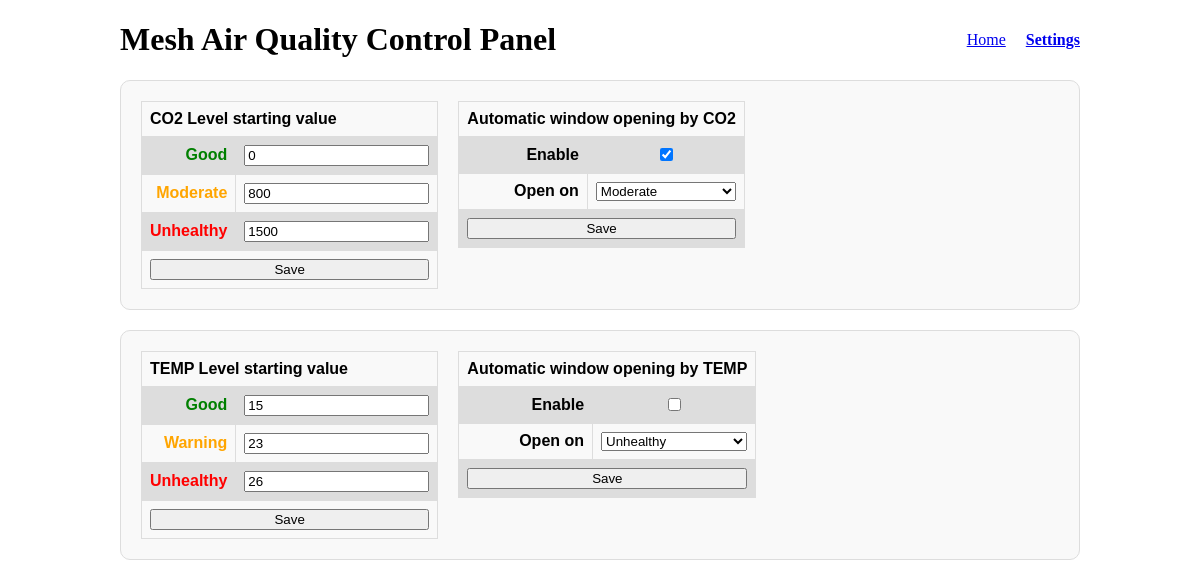
The page /settings on the database its author committed.
### Database.py (models this page shows)
class WarningLevel(Base):
    __tablename__ : str = 'WarningLevels'
    id_warning_level : int = Column(Integer, primary_key=True)
    type             : str = Column(String)
    name             : str = Column(String)
    from_value       : int = Column(Integer)
    color            : str = Column(String)
    def to_dict(self):
        return {
            "id_warning_level" : self.id_warning_level,
            "type"             : self.type,
            "name"             : self.name,
            "from_value"       : self.from_value,
            "color"            : self.color
        }

### main.py (the view)
@app.route('/settings')
def settings():
    co2levels  = [co2_level.to_dict() for co2_level in db.get_co2_levels()]
    templevels = [templevel.to_dict() for templevel in db.get_temperature_levels()]
    print('co2levels', co2levels)
    automatic_window_opening_data = {
        'status_co2'    : db.get_setting_value('automatic_window_opening_status_by_co2'),
        'on_co2_level'  : db.get_setting_value('automatic_window_opening_open_on_co2_level'),
        'status_temp'   : db.get_setting_value('automatic_window_opening_status_by_temp'),
        'on_temp_level' : db.get_setting_value('automatic_window_opening_open_on_temp_level')
    }
    try:
        automatic_window_opening_data['status_co2']    = int(automatic_window_opening_data['status_co2'])
        automatic_window_opening_data['on_co2_level']  = int(automatic_window_opening_data['on_co2_level'])
        automatic_window_opening_data['status_temp']   = int(automatic_window_opening_data['status_temp'])
        automatic_window_opening_data['on_temp_level'] = int(automatic_window_opening_data['on_temp_level'])
    except:
        pass
    print('automatic_window_opening_data', automatic_window_opening_data)
    return render_template('settings.html', co2levels=co2levels, templevels=templevels, automatic_window_opening_data=automatic_window_opening_data)

### Database.py (called while the page is built)
    def get_session(self) -> Session:
        return self.SessionLocal()

    def get_co2_levels(self) -> list[WarningLevel]:
        with self.get_session() as session:
            return session.query(WarningLevel).filter(WarningLevel.type == 'CO2').all()

    def get_temperature_levels(self) -> list[WarningLevel]:
        with self.get_session() as session:
            return session.query(WarningLevel).filter(WarningLevel.type == 'temp').all()

    def get_setting_value(self, setting_name : str) -> str:
        with self.get_session() as session:
            setting : Settings = session.query(Settings).filter(Settings.name == setting_name).first()
            return setting.value if setting else None

### templates/settings.html (shortened to what this page needs)
<!DOCTYPE html>
<html lang="en">
<head>
    <link rel="stylesheet" href="{{ url_for('static', filename='css/style.css') }}">
    <link rel="stylesheet" href="{{ url_for('static', filename='css/settings.css') }}">
</head>
<body>
    <header>
        <div>
            <h1>Mesh Air Quality Control Panel</h1>
        </div>
        <div>
            <a href="{{ url_for('index') }}">Home</a>
            <a href="{{ url_for('settings') }}" class="bold">Settings</a>
        </div>
    </header>
    {% for settings_section in ["co2", "temp"] %}
    {% set status_key = "status_" + settings_section %}
    {% set levels = co2levels if settings_section == "co2" else templevels %}
    {% set level_key = "on_" + settings_section + "_level" %}
    <div class="settings_wrapper">
    <div>
            <form action="/settings/set/{{ settings_section }}levels" method="post">
                <table>
                    <tr>
                        <th colspan="2">{{ settings_section.upper() }} Level starting value</th>
                    </tr>
                    {% for level in levels %}
                        <tr>
                            <th class="right_text" style="color: {{ level['color'] }}">{{ level['name'] }}</th>
                            <td><input type="number" id="{{ settings_section }}_{{ level['id_warning_level'] }}" name="{{ level['id_warning_level'] }}" value="{{ level['from_value'] }}" required></td>
                        </tr>
                    {% endfor %}
                    <tr>
                        <td colspan="2">
                            <input type="submit" value="Save">
                        </td>
                    </tr>
                </table>
            </form>
        </div>
        <div>
            <form action="/settings/set/automatic_window_opening/{{ settings_section }}" method="post">
                <table>
                    <tr>
                        <th colspan="2">Automatic window opening by {{ settings_section.upper() }}</th>
                    </tr>
                    <tr>
                        <th class="right_text">Enable</th>
                        <td>
                            <input type="checkbox" id="automatic_window_opening_status_by_{{ settings_section }}"
                                name="automatic_window_opening_status_by_{{ settings_section }}"
                                {{ "checked" if automatic_window_opening_data[status_key] == 1 else "" }}>
                        </td>
                    </tr>
                    <tr>
                        <th class="right_text">Open on</th>
                        <td>
                            <select id="automatic_window_opening_open_on_{{ settings_section }}_level"
                                    name="automatic_window_opening_open_on_{{ settings_section }}_level">
                                {% for level in levels %}
                                    <option value="{{ level['id_warning_level'] }}"
                                        {{ "selected" if automatic_window_opening_data[level_key] == level['id_warning_level'] else "" }}>
                                        {{ level['name'] }}
                                    </option>
                                {% endfor %}
                            </select>
                        </td>
                    </tr>
                    <tr>
                        <td colspan="2">
                            <input type="submit" value="Save">
                        </td>
                    </tr>
                </table>
            </form>
        </div>
    </div>
    {% endfor %}
</body>
</html>

### static/css/style.css (style rules this page uses)
html { padding: 0; margin: 0; }
body { padding: 0; margin: auto; width: 80%; max-width: calc(1920px * 0.8); margin-bottom: 10vh; }
header { display: flex; flex-direction: row; align-items: center; justify-content: space-between; }
header>div { display: flex; flex-direction: row; align-items: center; gap: 20px; }
.right_text { text-align: right; }
table { font-family: arial, sans-serif; border-collapse: collapse; width: -webkit-fill-available; }
td, th { border: 1px solid #dddddd; text-align: left; padding: 8px; }
tr:nth-child(even) { background-color: #dddddd; }
table td>input, table td>select { width: -webkit-fill-available; }
.bold { font-weight: bold; }

### static/css/settings.css (style rules this page uses)
.settings_wrapper { display: flex; flex-wrap: wrap; gap: 20px; padding: 20px; margin-bottom: 20px; border: 1px solid #dddddd; border-radius: 10px; background-color: #f9f9f9; }
.settings_wrapper > div { display: flex; flex-direction: row; justify-content: space-between; }
.settings_wrapper table { width: auto; }

### rows shown on the page
WarningLevel: name "Good", id_warning_level "0"
WarningLevel: name "Moderate", from_value "800"
WarningLevel: name "Unhealthy", from_value "1500"
WarningLevel: name "Good", from_value "15"
WarningLevel: name "Warning", from_value "23"
WarningLevel: name "Unhealthy", from_value "26"

### other values the page prints
{{ settings_section.upper() }} "CO2" "TEMP"
form field value "Moderate"
form field value "Unhealthy"
